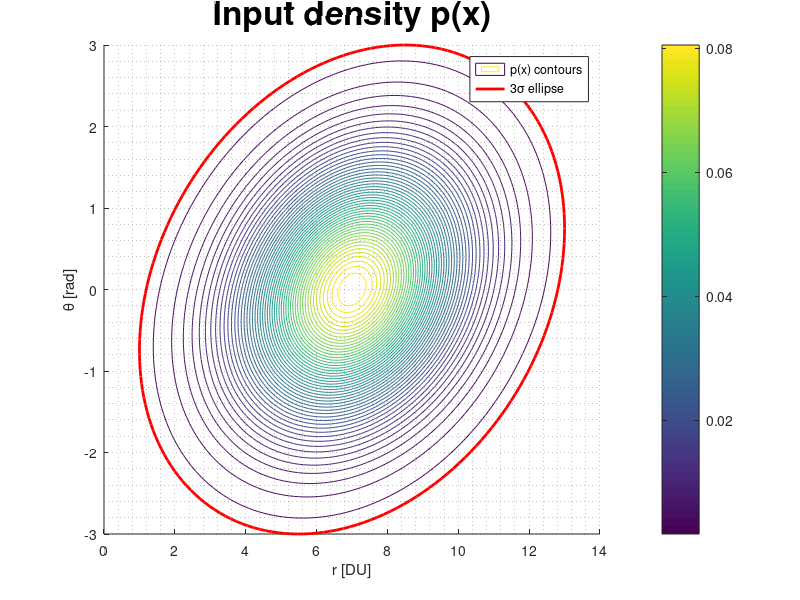

The MATLAB script that drew this image: (Note: this script raises an error after producing the figure.)
% =========================================================================
% 
% Filename:       HW4.m
% Author:         Derek Yu
% Institution:    Purdue University
% Course:         AAE590 - Fundamentals of State Estimation
% Professor:      Dr. Keith LeGrand
% Contact:        klegrand@purdue.edu
% Assignment:     HW 4
% Semester:       Fall 2025
% 
% Description:
%
% =========================================================================

%% Part a

clear; close all; clc; 

mx = [7; 0];
Pxx = [4 0.5;
      0.5 1];

% mean = 7
% spread = mean +/- 3*sqrt(4) = 6, so 1 to 14
% same for theta, +/- 3*sqrt(1) = -3 to 3
r_vec  = linspace(0, 14, 200);      % distance units
th_vec = linspace(-3, 3, 200);      % rad
[R, TH] = meshgrid(r_vec, th_vec);

X = [R(:) TH(:)]';            
dx = X - mx;
Px_inv = inv(Pxx);
c = 1/(2*pi*sqrt(det(Pxx)));
quad = sum((Px_inv*dx).*dx,1); 
px = c*exp(-0.5*quad);
px = reshape(px, size(R));

figure('Position',[0, 500, 800, 700],'Color','White'); 
hold on
grid minor
contour(R, TH, px, 50); 
c = colorbar;
xlabel('r [DU]'); ylabel('\theta [rad]');
title('Input density p(x)','FontSize',24);

% 3 sigma ellipse in r, theta space
L = chol(Pxx,'lower');
phi = linspace(0, 2*pi, 200);
circle = [cos(phi); sin(phi)];
ell3 = mx + 3*L*circle;

plot(ell3(1,:), ell3(2,:), 'r', 'LineWidth', 2);
leg = legend('p(x) contours','3\sigma ellipse');

ax = gca;
ax.LabelFontSizeMultiplier = 2;
ax.XAxis.FontSize = 14;
ax.YAxis.FontSize = 14; 
leg.FontSize = 25;
c.FontSize = 20;


%% Part c

% close all

x_vec = linspace(-15, 15, 300);
y_vec = linspace(-15, 15, 300);
[Xc, Yc] = meshgrid(x_vec, y_vec);

% Convert to polar 
R = sqrt(Xc.^2 + Yc.^2);
TH = atan2(Yc, Xc);

eta = [R(:) TH(:)]';
deta = eta - mx;
Px_inv = inv(Pxx);
c = 1/(2*pi*sqrt(det(Pxx))); % first term

quad = sum( (Px_inv*deta) .* deta, 1);
pz = c * (1./eta(1,:)) .* exp(-0.5*quad);
pz = reshape(pz, size(R));

figure('Position',[800, 500, 800, 700],'Color','White'); 
hold on
grid minor
contour(Xc, Yc, pz, 20); 
c = colorbar;
axis equal;
xlabel('x [DU]'); 
ylabel('y [DU]');
title('Exact output density p(z) in Cartesian coordinates','FontSize',24);

ax = gca;
ax.LabelFontSizeMultiplier = 2;
ax.XAxis.FontSize = 14;
ax.YAxis.FontSize = 14; 
c.FontSize = 20;


%% Part d

% close all

% 
% Mean
mz_lin = [mx(1)*cos(mx(2));
          mx(1)*sin(mx(2))]; 

% Jacobian H at mx
r0 = mx(1); th0 = mx(2);
H = [cos(th0)   -r0*sin(th0);
     sin(th0)    r0*cos(th0)];     % H = [1 0; 0 7]

Pzz_lin = H*Pxx*H';

% Scaled unscented transform
n = 2;
alpha = 1; 
kappa = 0;
beta  = 2;

lambda = alpha^2*(n + kappa) - n;
c = n + lambda;

S = chol(c*Pxx, 'lower');  

% Sigma points
Xsig = zeros(n, 2*n+1);
Xsig(:,1) = mx;
for i = 1:n
    Xsig(:,1+i)   = mx + S(:,i);
    Xsig(:,1+i+n) = mx - S(:,i);
end

% Weights
Wm = ones(1,2*n+1) * 1/(2*c);
Wc = Wm;
Wm(1) = lambda/c;
Wc(1) = lambda/c + (1 - alpha^2 + beta);


Zsig = zeros(2, 2*n+1);
for i = 1:2*n+1
    r  = Xsig(1,i);
    th = Xsig(2,i);
    Zsig(:,i) = [r*cos(th); r*sin(th)];
end

% Approximate mean
mz_ut = Zsig * Wm';

% Approximate covariance
Pzz_ut = zeros(2);
for i = 1:2*n+1
    dz = Zsig(:,i) - mz_ut;
    Pzz_ut = Pzz_ut + Wc(i) * (dz*dz');
end


XY = [Xc(:) Yc(:)]';

% Helper function
gauss2d = @(mu,S,XY) ...
    (1/(2*pi*sqrt(det(S)))) * ...
    exp(-0.5*sum(((inv(S)*(XY-mu)).*(XY-mu)),1));

pz_lin = gauss2d(mz_lin, Pzz_lin, XY);
pz_ut  = gauss2d(mz_ut,  Pzz_ut,  XY);
pz_lin = reshape(pz_lin, size(Xc));
pz_ut  = reshape(pz_ut,  size(Xc));

figure('Position',[1600, 500, 800, 700],'Color','White'); 
hold on;
grid minor
contour(Xc, Yc, pz,  20);    
contour(Xc, Yc, pz_lin, 10, '--k');
contour(Xc, Yc, pz_ut,  10, '-.r');
axis equal;
xlabel('x'); ylabel('y');
leg = legend('Exact p(z)','EKF Gaussian','UT Gaussian','Location','best');
title({
    'Exact vs EKF vs UT Approximations', ...
    sprintf('\\alpha = %.3f   \\beta = %.3f   \\kappa = %.3f', alpha, beta, kappa)
}, 'FontSize', 24);

ax = gca;
ax.LabelFontSizeMultiplier = 2;
ax.XAxis.FontSize = 14;
ax.YAxis.FontSize = 14; 
leg.FontSize = 25;
